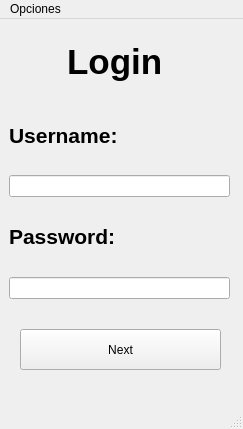
<?xml version="1.0" encoding="UTF-8"?>
<ui version="4.0">
 <class>LoginWindows</class>
 <widget class="QMainWindow" name="LoginWindows">
  <property name="geometry">
   <rect>
    <x>0</x>
    <y>0</y>
    <width>243</width>
    <height>429</height>
   </rect>
  </property>
  <property name="windowTitle">
   <string>MainWindow</string>
  </property>
  <widget class="QWidget" name="centralwidget">
   <widget class="QWidget" name="widget" native="true">
    <property name="geometry">
     <rect>
      <x>9</x>
      <y>9</y>
      <width>221</width>
      <height>271</height>
     </rect>
    </property>
    <layout class="QVBoxLayout" name="verticalLayout">
     <item>
      <widget class="QLabel" name="label_3">
       <property name="text">
        <string>&lt;html&gt;&lt;head/&gt;&lt;body&gt;&lt;p align=&quot;center&quot;&gt;&lt;span style=&quot; font-size:26pt; font-weight:600;&quot;&gt;Login &lt;/span&gt;&lt;/p&gt;&lt;/body&gt;&lt;/html&gt;</string>
       </property>
      </widget>
     </item>
     <item>
      <widget class="QLabel" name="label">
       <property name="text">
        <string>&lt;html&gt;&lt;head/&gt;&lt;body&gt;&lt;p&gt;&lt;span style=&quot; font-size:16pt; font-weight:600;&quot;&gt;Username:&lt;/span&gt;&lt;/p&gt;&lt;/body&gt;&lt;/html&gt;</string>
       </property>
      </widget>
     </item>
     <item>
      <widget class="QLineEdit" name="user"/>
     </item>
     <item>
      <widget class="QLabel" name="label_2">
       <property name="text">
        <string>&lt;html&gt;&lt;head/&gt;&lt;body&gt;&lt;p&gt;&lt;span style=&quot; font-size:16pt; font-weight:600;&quot;&gt;Password:&lt;/span&gt;&lt;/p&gt;&lt;/body&gt;&lt;/html&gt;</string>
       </property>
      </widget>
     </item>
     <item>
      <widget class="QLineEdit" name="pass">
       <property name="echoMode">
        <enum>QLineEdit::Password</enum>
       </property>
      </widget>
     </item>
    </layout>
   </widget>
   <widget class="QPushButton" name="pushButton">
    <property name="geometry">
     <rect>
      <x>20</x>
      <y>310</y>
      <width>201</width>
      <height>41</height>
     </rect>
    </property>
    <property name="text">
     <string>Next</string>
    </property>
   </widget>
  </widget>
  <widget class="QMenuBar" name="menubar">
   <property name="geometry">
    <rect>
     <x>0</x>
     <y>0</y>
     <width>243</width>
     <height>19</height>
    </rect>
   </property>
   <widget class="QMenu" name="menuOpciones">
    <property name="title">
     <string>Opciones</string>
    </property>
    <addaction name="separator"/>
    <addaction name="actionCerrar"/>
   </widget>
   <addaction name="menuOpciones"/>
  </widget>
  <widget class="QStatusBar" name="statusbar"/>
  <action name="actionCerrar">
   <property name="text">
    <string>Cerrar</string>
   </property>
  </action>
 </widget>
 <resources/>
 <connections>
  <connection>
   <sender>actionCerrar</sender>
   <signal>triggered()</signal>
   <receiver>LoginWindows</receiver>
   <slot>close()</slot>
   <hints>
    <hint type="sourcelabel">
     <x>-1</x>
     <y>-1</y>
    </hint>
    <hint type="destinationlabel">
     <x>121</x>
     <y>214</y>
    </hint>
   </hints>
  </connection>
 </connections>
</ui>
